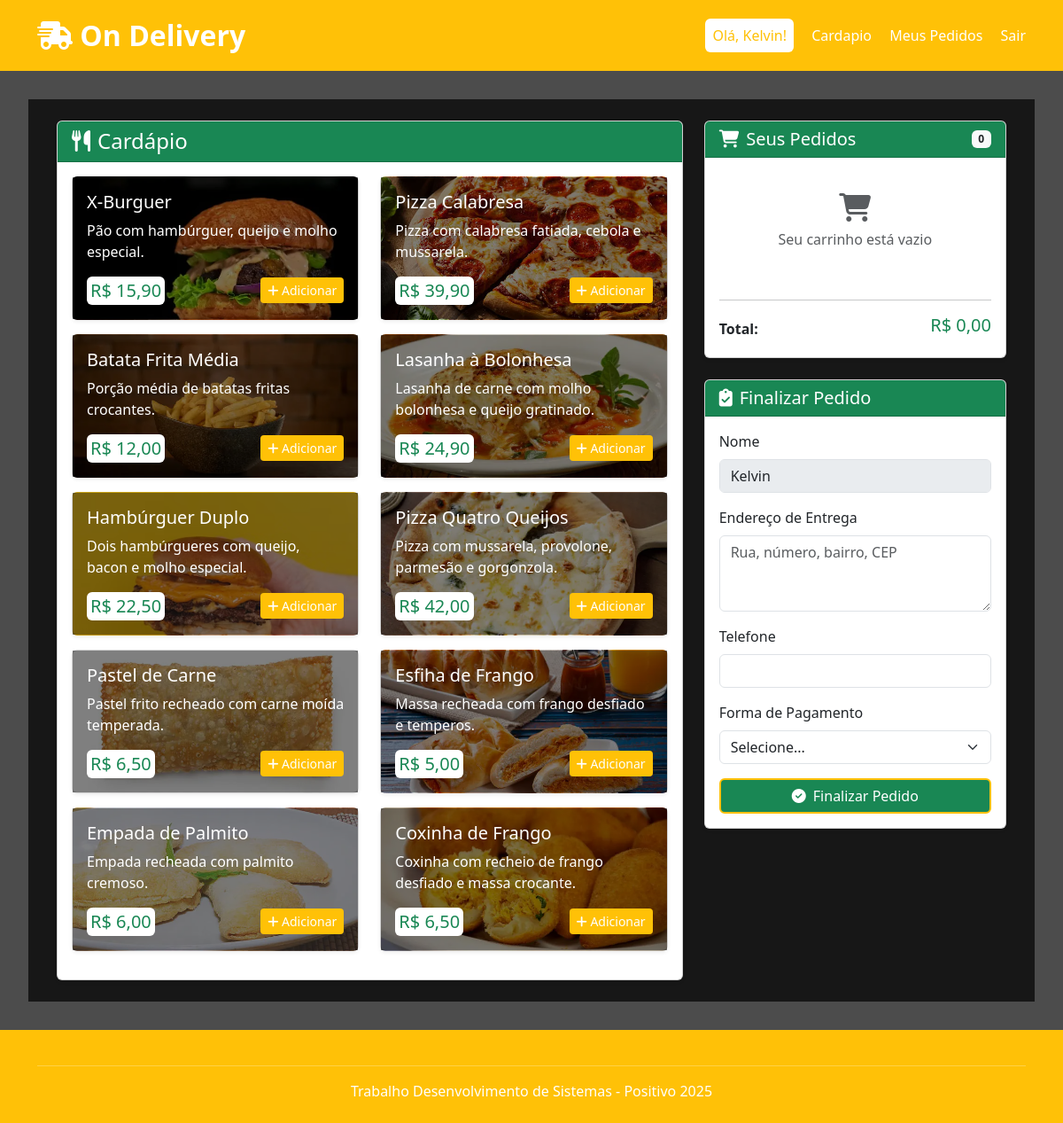
/index.php?pagina=cardapio (signed in), run on the app's committed database.
### tables this page shows
CREATE TABLE produtos (
    id INT AUTO_INCREMENT PRIMARY KEY,
    nome VARCHAR(100) NOT NULL,
    descricao TEXT,
    preco DECIMAL(10,2) NOT NULL,
    imagem VARCHAR(255)  
);

### index.php (called while the page is built)
<?php
require_once 'routes/router.php';
?>

### config/conexao.php (called while the page is built, shortened)
<?php
class Conexao{
    public static function conectar(){
        $host = 'localhost';
        $dbname = 'delivery';
        $user = 'root';
        $pass = '';
        $porta = 3306;
        try{
            $pdo = new PDO("mysql:host=$host;port=$porta;dbname=$dbname;charset=utf8", $user, $pass);
            $pdo->setAttribute(PDO::ATTR_ERRMODE, PDO::ERRMODE_EXCEPTION);
            return $pdo;
        }catch(PDOException $e){
            echo "Erro de conexão: " . $e->getMessage();
        }
    }
}
?>

### controllers/ProdutoController.php (called while the page is built)
<?php
require_once 'models/Produto.php';
class ProdutoController
{
    public function mostrarProdutos()
    {
        $produto = new Produto();
        return $produto->listarProdutos();
    }
}

### models/Produto.php (called while the page is built)
<?php
require_once 'config/conexao.php';
class Produto
{
    private $conn;
    public function __construct()
    {
        $this->conn = Conexao::conectar();
    }
    public function listarProdutos()
    {
        $sql = "SELECT * FROM produtos";
        $stmt = $this->conn->prepare($sql);
        $stmt->execute();
        return $stmt->fetchAll(PDO::FETCH_ASSOC);
    }
}

### view/cardapio.php (the view, shortened to what this page needs)
<main class="main  container-fluid py-4">
    <div class="row">
        <div class="col-lg-8 col-md-7">
            <div class="card shadow-sm">
                <div class="card-header bg-success text-white">
                    <h4 class="mb-0"><i class="fas fa-utensils me-2"></i>Cardápio</h4>
                </div>
                <div class="card-body">
                    <div class="tab-content">
                        <div class="tab-pane fade show active" id="lanches">
                            <div class="row">
                                <?php foreach ($produtos as $produto): ?>
                                    <div class="col-md-6 mb-3">
                                        <div class="card h-100 shadow-sm position-relative text-white"
                                            style="background: url('<?= htmlspecialchars($produto['imagem']) ?>') no-repeat center center; background-size: cover;">
                                            <div style="position: absolute; top:0; left:0; right:0; bottom:0; background-color: rgba(0,0,0,0.5);"></div>
                                            <div class="card-body position-relative" style="z-index: 1;">
                                                <h5 class="card-title text-white"><?= htmlspecialchars($produto['nome']) ?></h5>
                                                <p class="card-text text-white text-muted" style="color:white !important"><?= htmlspecialchars($produto['descricao']) ?></p>
                                                <div class="d-flex justify-content-between align-items-center">
                                                    <span class="h5 bg-white text-green p-1 rounded text-success mb-0">R$ <?= number_format($produto['preco'], 2, ',', '.') ?></span>
                                                    <button class="btn-add btn btn-warning btn-sm"
                                                        onclick="addToCart('<?= htmlspecialchars($produto['nome']) ?>', <?= $produto['preco'] ?>, <?= $produto['id'] ?>)">
                                                        <i class="fas fa-plus"></i> Adicionar
                                                    </button>
                                                </div>
                                            </div>
                                        </div>
                                    </div>
                                <?php endforeach; ?>
                            </div>
                        </div>
                    </div>
                </div>
            </div>
        </div>
        <div class="col-lg-4 col-md-5">
            <div class="card shadow-sm mb-4">
                <div class="card-header bg-success text-white d-flex justify-content-between align-items-center">
                    <h5 class="mb-0"><i class="fas fa-shopping-cart me-2"></i>Seus Pedidos</h5>
                    <span class="badge bg-light text-dark" id="cart-count">0</span>
                </div>
                <div class="card-body">
                    <div id="cart-items">
                        <div class="text-center text-muted py-4">
                            <i class="fas fa-shopping-cart fa-2x mb-2"></i>
                            <p>Seu carrinho está vazio</p>
                        </div>
                    </div>
                    <hr>
                    <div class="d-flex justify-content-between align-items-center">
                        <strong>Total:</strong>
                        <strong class="text-success h5" id="cart-total">R$ 0,00</strong>
                    </div>
                </div>
            </div>
            <div class="card shadow-sm">
                <div class="card-header bg-success text-white">
                    <h5 class="mb-0">
                        <i class="fas fa-clipboard-check me-2"></i>Finalizar Pedido
                    </h5>
                </div>
                <div class="card-body">
                    <form id="order-form" onsubmit="enviarPedido(); return false;">
                        <div class="mb-3">
                            <label for="customer-name" class="form-label">Nome</label>
                            <input type="text" class="form-control" id="customer-name" name="nome_cliente" value="<?php echo htmlspecialchars($_SESSION['usuario']['nome'] ?? ''); ?>" disabled readonly>
                        </div>
                        <div class="mb-3">
                            <label for="customer-address" class="form-label">Endereço de Entrega</label>
                            <textarea class="form-control" id="customer-address" name="endereco" rows="3" placeholder="Rua, número, bairro, CEP" required></textarea>
                        </div>
                        <div class="mb-3">
                            <label for="customer-phone" class="form-label">Telefone</label>
                            <input type="tel" class="form-control" id="customer-phone" name="telefone" required>
                        </div>
                        <div class="mb-3">
                            <label for="payment-method" class="form-label">Forma de Pagamento</label>
                            <select class="form-select" id="payment-method" name="forma_pagamento" required>
                                <option value="">Selecione...</option>
                            </select>
                        </div>
                        <button type="submit" class="btn btn-success w-100" id="finalize-order">
                            <i class="fas fa-check-circle me-2"></i>Finalizar Pedido
                        </button>
                    </form>
                </div>
            </div>
        </div>
    </div>
</main>
</html>

### routes/router.php (shortened to what this page needs)
<?php
require_once './view/template.php';
$pagina = $_GET['pagina'] ?? 'login';
$tipoUsuario = $_SESSION['usuario']['tipo'] ?? null;
switch ($pagina) {
    case 'cardapio':
        require_once './controllers/ProdutoController.php';
        $controller = new ProdutoController();
        $produtos = $controller->mostrarProdutos();
        headerMenu($tipoUsuario, 'cardapio.css', 'cardapio');
        require_once './view/cardapio.php';
        footer();
        break;
}

### view/template.php
<?php
function headerMenu($tipoUsuario = null, $cssExtra = 'login.css', $titulo = 'On Delivery - Sistema')
{
    $nome = $_SESSION['usuario']['nome'] ?? '';
    echo '<!DOCTYPE html>
<html lang="pt-br">
<head>
    <meta charset="UTF-8">
    <meta name="viewport" content="width=device-width, initial-scale=1.0">
    <title>' . htmlspecialchars($titulo) . '</title>
    <link href="https://cdnjs.cloudflare.com/ajax/libs/bootstrap/5.3.0/css/bootstrap.min.css" rel="stylesheet">
    <link href="https://cdnjs.cloudflare.com/ajax/libs/font-awesome/6.4.0/css/all.min.css" rel="stylesheet">
    <link href="_public/css/style.css" rel="stylesheet">
    <link href="_public/css/' . htmlspecialchars($cssExtra) . '" rel="stylesheet">
</head>
<body>
<header class="header bg-warning py-3">
    <div class="container">
        <div class="row align-items-center">
            <div class="col text-white">
                <a class="logo mb-0" href="index.php">
                    <i class="truck-logo fa-solid fa-truck-fast text-warning"></i>
                    On Delivery
                </a>
            </div>
            <div class="col-auto">
                <nav>';
    if ($tipoUsuario === 'adm') {
        if (!empty($nome)) {
            echo '<span class="text-warning p-2 rounded bg-white me-3">Olá, ' . htmlspecialchars($nome) . '!</span>';
        }
        echo '
                    <a href="index.php?pagina=adm_pedidos" class="text-white text-decoration-none me-3">Pedidos</a>
                    <a href="index.php?pagina=adm_usuarios" class="text-white text-decoration-none me-3">Usuários</a>
                    <a href="index.php?pagina=sair" class="text-white text-decoration-none">Sair</a>';
    } elseif ($tipoUsuario === 'cliente') {
        if (!empty($nome)) {
            echo '<span class="nome-menu text-warning p-2 rounded bg-white me-3">Olá, ' . htmlspecialchars($nome) . '!</span>';
        }
        echo '
                    <a href="index.php?pagina=cardapio" class="text-white text-decoration-none me-3">Cardapio</a>
                    <a href="index.php?pagina=meus_pedidos" class="text-white text-decoration-none me-3">Meus Pedidos</a>
                    <a href="index.php?pagina=sair" class="text-white text-decoration-none">Sair</a>';
    } else {
        echo '
                    <button class="novo-cadastro btn btn-warning text-center" data-bs-toggle="modal" data-bs-target="#cadastroModal">
                        <i class="fas fa-user-plus me-2"></i>Criar novo cadastro
                    </button>';
    }
    echo '
                </nav>
            </div>
        </div>
    </div>
</header>
<main class="main">
';
}
function footer()
{
    echo '
    </main>
    <footer class="footer text-white bg-warning  py-4 mt-auto">
        <div class="container">
            <hr class="my-3">
            <div class="row">
                <div class="col text-center">
                    <p class="mb-0">Trabalho Desenvolvimento de Sistemas - Positivo 2025</p>
                </div>
            </div>
        </div>
    </footer>
    </body>';
}

### _public/css/style.css (style rules this page uses)
:root { --amarelo: #FFC107; --hover: #ff9307; --font: #6e6e6e; }
body { min-height: 100vh; display: flex; flex-direction: column; color:var(--font); }
.logo { font-size:2rem; font-weight: 600; color:white; }
.logo .truck-logo { color:white !important; }
.main { display: flex; justify-content: center; align-items: center; min-width: 100%; min-height: calc(100vh - 170px); padding:2rem; }
a { color: var(--font); text-decoration: none; font-weight: 500; transition: .3s ease; border-bottom: 1px solid transparent; transition: .3s ease; }
button.btn { color:white; border: 2px solid var(--amarelo); }
.nome-menu { cursor: pointer; }

### _public/css/cardapio.css (style rules this page uses)
body { background: url('../img/bg-login.jpg') center center / cover no-repeat; }
.main { position: relative; height: 100%; }
.main::before { content: ""; position: absolute; top: 0; left: 0; width: 100%; height: 100%; background: rgba(0, 0, 0, 0.7); pointer-events: none; z-index: -1; }
.btn-add { border:none !important; }

### data on the page
produtos: imagem (picture), nome "X-Burguer", descricao "Pão com hambúrguer, queijo e molho especial.", preco "15,90"
produtos: imagem (picture), nome "Pizza Calabresa", descricao "Pizza com calabresa fatiada, cebola e mussarela.", preco "39,90"
produtos: imagem (picture), nome "Batata Frita Média", descricao "Porção média de batatas fritas crocantes.", preco "12,00"
produtos: imagem (picture), nome "Lasanha à Bolonhesa", descricao "Lasanha de carne com molho bolonhesa e queijo gratinado.", preco "24,90"
produtos: imagem (picture), nome "Hambúrguer Duplo", descricao "Dois hambúrgueres com queijo, bacon e molho especial.", preco "22,50"
produtos: imagem (picture), nome "Pizza Quatro Queijos", descricao "Pizza com mussarela, provolone, parmesão e gorgonzola.", preco "42,00"
produtos: imagem (picture), nome "Pastel de Carne", descricao "Pastel frito recheado com carne moída temperada.", preco "6,50"
produtos: imagem (picture), nome "Esfiha de Frango", descricao "Massa recheada com frango desfiado e temperos.", preco "5,00"
produtos: imagem (picture), nome "Empada de Palmito", descricao "Empada recheada com palmito cremoso.", preco "6,00"
produtos: imagem (picture), nome "Coxinha de Frango", descricao "Coxinha com recheio de frango desfiado e massa crocante.", preco "6,50"

### other printed values
$nome "Kelvin"
